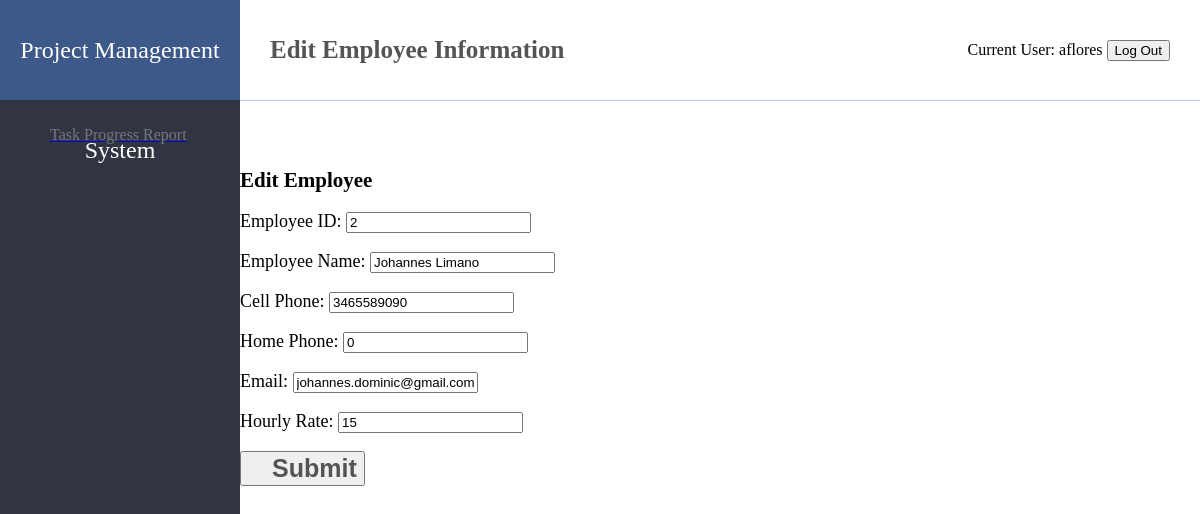
The app's page /oldfiles/editEmployee.php?id=2 (signed in) with its own data.
### tables this page shows
CREATE TABLE MENU(
	MenuID int(6) PRIMARY KEY AUTO_INCREMENT,
    MenuName varchar(30) NOT NULL,
    url varchar(50)
);

CREATE TABLE USER_LOGIN(
	Username varchar(15) PRIMARY KEY NOT NULL,
    ClientID int(6),
    EmployeeID int(6),
    PasswordHash BINARY(20) NOT NULL,
    Salt BINARY(20) NOT NULL,
    FOREIGN KEY (ClientID) REFERENCES client(ClientID),
    FOREIGN KEY (EmployeeID) REFERENCES employee(EmployeeID)
);

CREATE TABLE EMPLOYEE (
	EmployeeID int(6) PRIMARY KEY NOT NULL AUTO_INCREMENT,
    EmployeeName varchar(30),
    Phone1 bigint(10),
    Phone2 bigint(10),
    Email varchar(50),
    HourlyRate double
);

### Module/Login/session.php (called while the page is built, shortened)
<?php
$user_check=$_SESSION['login_user'];
$ses_sql=mysqli_query($conn,"SELECT Username, EmployeeName FROM `USER_LOGIN` a INNER JOIN `EMPLOYEE` b ON a.EmployeeID = b.EmployeeID AND Username = '".$user_check."'");
$row = mysqli_fetch_assoc($ses_sql);
$login_session = $row['Username'];
if(!isset($login_session)){
    $ses_sql=mysqli_query($conn,"SELECT Username, ClientName FROM `USER_LOGIN` a INNER JOIN `CLIENT` b ON a.ClientID = b.ClientID AND Username = '".$user_check."'");
    $row = mysqli_fetch_assoc($ses_sql);
    $login_session = $row['Username'];
}
?>

### oldfiles/editEmployee.php (the view, shortened to what this page needs)
<?php require_once('Connections/remotesql.php'); ?>
<?php include 'Source/connect.php';?>
<?php include('Module/Login/session.php'); ?>
<?php
if (!function_exists("GetSQLValueString")) {
function GetSQLValueString($theValue, $theType, $theDefinedValue = "", $theNotDefinedValue = "")
{
  $theValue = function_exists("mysql_real_escape_string") ? mysql_real_escape_string($theValue) : mysql_escape_string($theValue);
  switch ($theType) {
    case "long":
    case "int":
      $theValue = ($theValue != "") ? intval($theValue) : "NULL";
      break;
  }
  return $theValue;
}
}
$editFormAction = $_SERVER['PHP_SELF'];
if (isset($_SERVER['QUERY_STRING'])) {
  $editFormAction .= "?" . htmlentities($_SERVER['QUERY_STRING']);
}
$query_Recordset_edit = "SELECT * FROM EMPLOYEE";
$Recordset_edit = mysql_query($query_Recordset_edit, $remotesql) or die(mysql_error());
$totalRows_Recordset_edit = mysql_num_rows($Recordset_edit);$colname_Recordset_edit = "-1";
if (isset($_GET['id'])) {
  $colname_Recordset_edit = $_GET['id'];
}
$query_Recordset_edit = sprintf("SELECT * FROM EMPLOYEE WHERE EmployeeID = %s", GetSQLValueString($colname_Recordset_edit, "int"));
$Recordset_edit = mysql_query($query_Recordset_edit, $remotesql) or die(mysql_error());
$row_Recordset_edit = mysql_fetch_assoc($Recordset_edit);
?>
<!DOCTYPE html>
<html>
	<head>
		<link rel="stylesheet" href="css/page.css" />
	</head>
	<body>
		<div class="left">
			<div class="bigTitle">Project Management System</div>
			<div class="lines">
      <? $sql_menu = "SELECT MENU.MenuName, MENU.url FROM MENU, ASSIGNED_MENU WHERE MENU.MenuID = ASSIGNED_MENU.MenuID AND ASSIGNED_MENU.Username = '$login_session'";
$result_menu = $conn->query($sql_menu);
while($row_menu = $result_menu->fetch_array()){
?>
				<a href="<? echo $row_menu[1]; ?>"><div onclick="pageClick(this)"> <? echo $row_menu[0]; ?> </div></a>
<?
}
?>
			</div>
		</div>
		<div class="top">
			<div class="leftTiyle" id="flTitle">Edit Employee Information</div>
			<div class="thisUser">
      Current User: <?php echo $login_session; ?>
        <button id="menu-logout" type="button">
				  Log Out
				</button>
      </div>
		</div>
		<div class="content">
        <h2>Edit Employee</h2>
        <form action="<?php echo $editFormAction; ?>" name="form1" method="POST">
          <p>Employee ID:
            <input name="textfield" type="text" id="textfield" value="<?php echo $row_Recordset_edit['EmployeeID']; ?>" readonly>
          </p>
          <p>Employee Name:
            <input name="name" type="text" id="name" value="<?php echo $row_Recordset_edit['EmployeeName']; ?>">
          </p>
          <p>Cell Phone:
            <input name="phone1" type="text" id="phone1" value="<?php echo $row_Recordset_edit['Phone1']; ?>">
          </p>
          <p>Home Phone:
            <input name="phone2" type="text" id="phone2" value="<?php echo $row_Recordset_edit['Phone2']; ?>">
          </p>
          <p>Email:
            <input name="email" type="text" id="email" value="<?php echo $row_Recordset_edit['Email']; ?>">
          </p>
          <p>Hourly Rate:
            <input name="rate" type="text" id="rate" value="<?php echo $row_Recordset_edit['HourlyRate']; ?>">
          </p>
          <p>
            <input name="button" type="submit" class="leftTiyle" id="button" value="Submit">
          </p>
        </form>
        <p>&nbsp;</p>
        </div>
	</body>
</html>

### css/page.css (style rules this page uses)
body { margin: 0px; padding: 0px; }
.left { background: #313541; width: 20%; float: left; position: absolute; top: 0px; bottom: 0px; }
.top { width: 80%; float: right; height: 100px; line-height: 100px; border-bottom: 1px solid #b0cdff; }
.content { float: right; width: 80%; text-align: left; font-size: 14px; margin-top: 50px; }
.leftTiyle { font-size: 25px; padding-left: 30px; font-weight: 600; color: #545454; float: left; }
.thisUser { float: right; margin-right: 30px; }
.bigTitle { background: #3d598a; color: #fff; height: 100px; line-height: 100px; text-align: center; font-size: 24px; font-family: -webkit-body; }
.lines div { height: 70px; line-height: 70px; padding-left: 50px; color: #707783; }
.content form p { font-size: 18px; }
.content form p { font-size: 18px; text-align: left; }

### records on screen
menu: MenuName "Task Progress Report"
user_login: Username "aflores"
employee: textfield "2", name "Johannes Limano", phone1 "3465589090", phone2 "0", email "johannes.dominic@gmail.com", rate "15"
